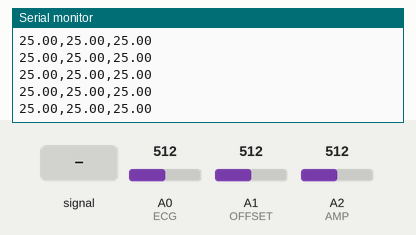
Simulated run of this sketch. Board: Arduino Uno, built with avr-gcc and run on an emulated ATmega328P. On the bench: the last lines printed to the serial monitor. Inputs (shaded band) come from the test bench; at power-on: A0 (ECG) = 512, A1 (OFFSET) = 512, A2 (AMP) = 512.

Above: at 1.2 s.
1.3 s: A0 (ECG) fed a 200 Hz sine of ±460 counts around its level
At 1.8 s:
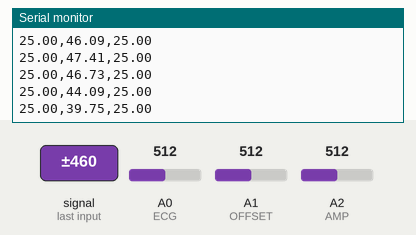
4.3 s: A0 (ECG) set to 716
At 5.3 s:
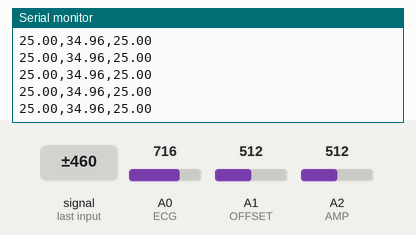
5.8 s: A1 (OFFSET) set to 716
At 6.4 s:
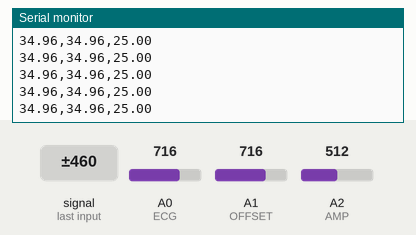
7.3 s: A2 (AMP) set to 716
At 8.1 s:
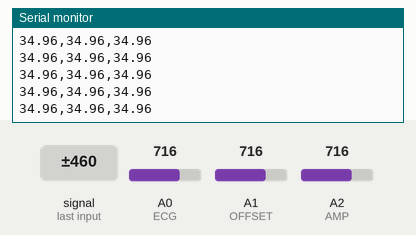
8.8 s: A0 (ECG) fed a 1000 Hz sine of ±255 counts around its level
At 9.6 s:
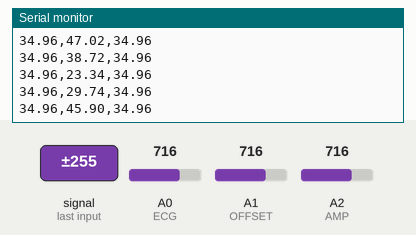
10.3 s: A0 (ECG) set to 900
At 11.4 s:
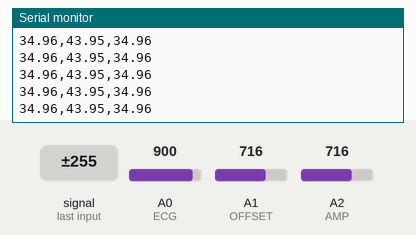
Timing chart, 0 to 12.8 s (numbered marks = the images above; inputs shaded):
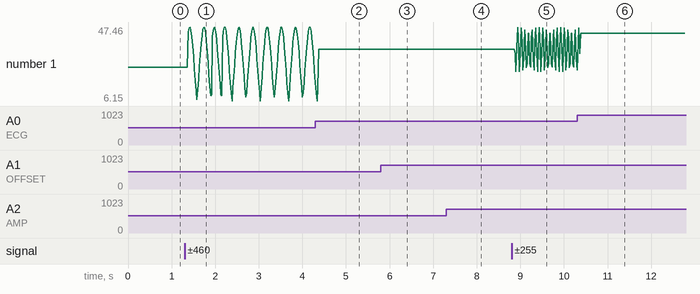

Measured:
- after the input at 1.3 s, the serial monitor: prints a new line after 0.08 s (image 1)
- after the input at 4.3 s, the serial monitor: prints a new line after 0.08 s (image 2)
- after the input at 5.8 s, the serial monitor: prints a new line after 0.08 s (image 3)
- after the input at 7.3 s, the serial monitor: prints a new line after 0.08 s (image 4)
- after the input at 8.8 s, the serial monitor: prints a new line after 0.08 s (image 5)
- after the input at 10.3 s, the serial monitor: prints a new line after 0.08 s (image 6)
- plotted number 1: 25 → 16.46 after the input at 1.3 s, 16.46 → 34.96 after the input at 4.3 s, 34.96 → 29.59 after the input at 8.8 s, 29.59 → 43.95 after the input at 10.3 s

The sketch:

ecg.ino
```cpp
#define OFFSET A1
#define ECG    A0
#define AMP    A2
#define GAIN   10

float toVoltage(int input) {
  return 5 * GAIN * (input / 1024.f);
}

void setup() {
  // put your setup code here, to run once:
  pinMode(OFFSET, INPUT);
  pinMode(ECG, INPUT);
  pinMode(AMP, INPUT);
  Serial.begin(9600);
}

void loop() {
  // put your main code here, to run repeatedly:
  int offset = analogRead(OFFSET);
  int ecg = analogRead(ECG);
  int amp = analogRead(AMP);
  //Serial.println(toVoltage(ecg - offset));
  //Serial.println(toVoltage(offset));
  Serial.print(toVoltage(offset));
  Serial.print(',');
  Serial.print(toVoltage(ecg));
  Serial.print(',');
  Serial.println(toVoltage(amp));
}
```
